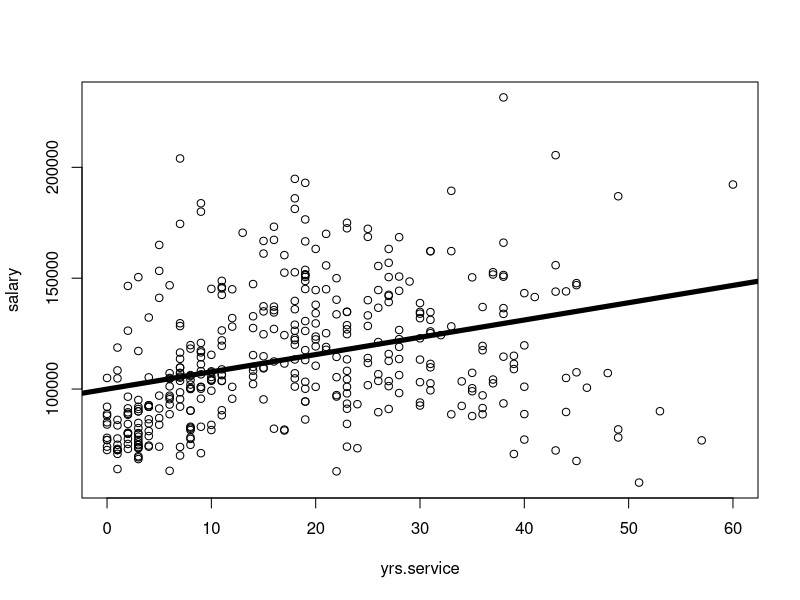
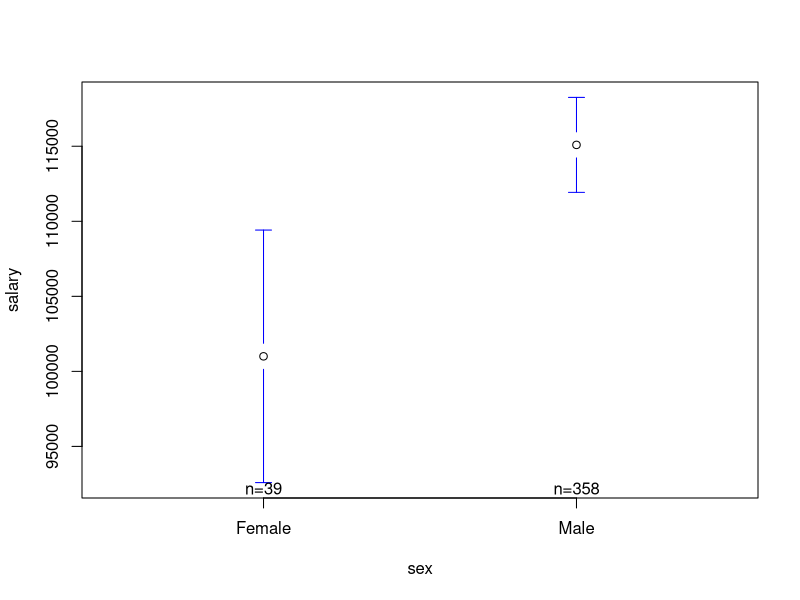

Here is the R script that generated these plots, in order:
## ---- chunk 1
#| echo: false
#| message: false
#| warning: false
library(car)
library(gplots)
mod1 <- lm(salary ~ yrs.service, data = Salaries)
summary(mod1)
## ---- chunk 2
#| echo: false
#| message: false
#| warning: false
#| fig-width: 5
#| fig-height: 5
plot(salary ~ yrs.service, data = Salaries)
abline(mod1, lwd = 5)
## ---- chunk 3
#| echo: false
#| message: false
#| warning: false
mod2 <- lm(salary ~ sex, data = Salaries)
summary(mod2)
## ---- chunk 4
#| echo: false
#| message: false
#| warning: false
#| fig-width: 5
#| fig-height: 5
plotmeans(salary ~ sex, data = Salaries, connect = F)
